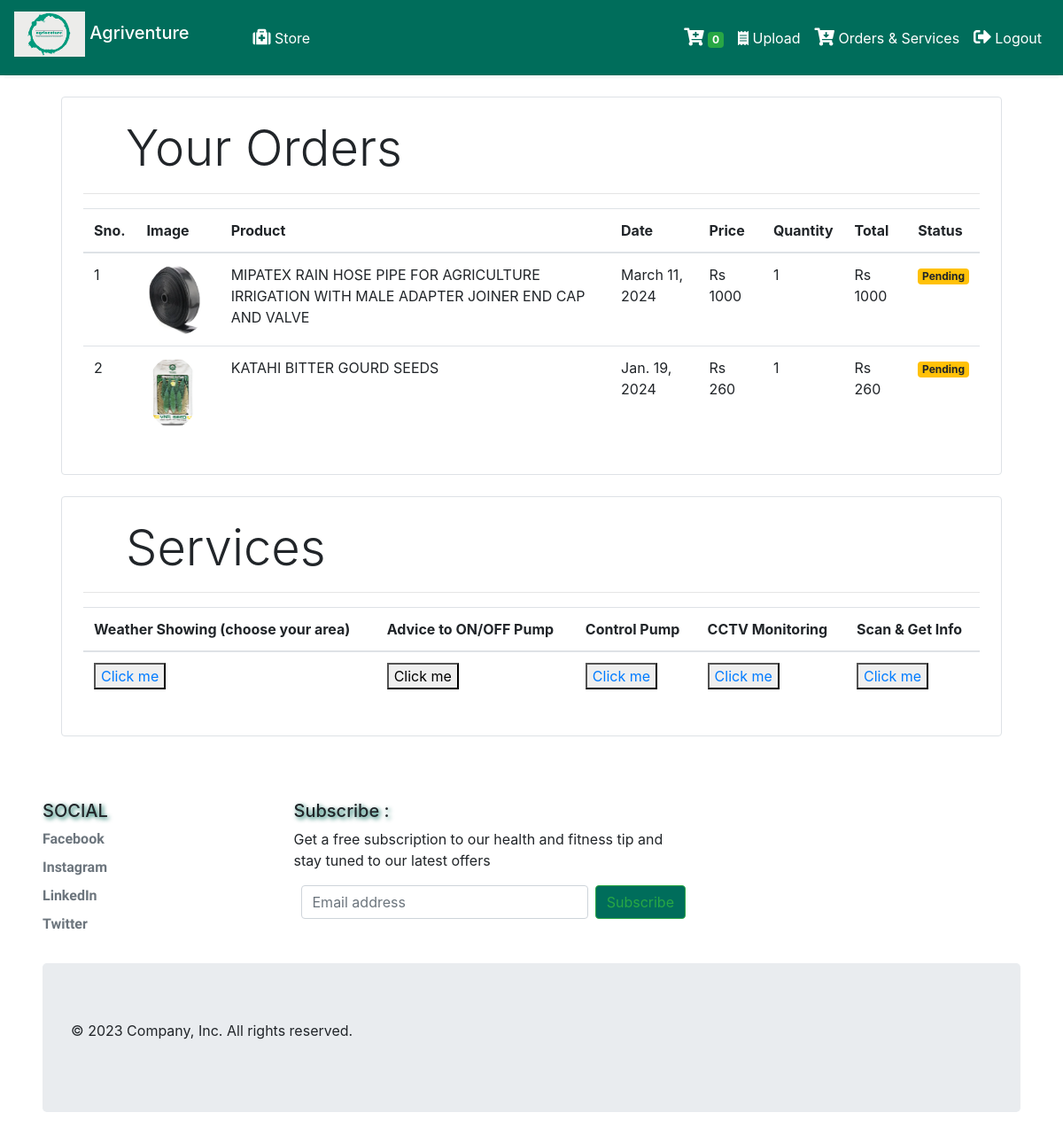
The app's page /orders (signed in) with its own data.
### store/models/orders.py (models this page shows, shortened)
class Order(models.Model):
    product = models.ForeignKey(Products,
                                on_delete=models.CASCADE)
    customer = models.ForeignKey(Customer,
                                 on_delete=models.CASCADE)
    quantity = models.IntegerField(default=1)
    price = models.IntegerField()
    address = models.CharField (max_length=50, default='', blank=True)
    phone = models.CharField (max_length=50, default='', blank=True)
    date = models.DateField (default=datetime.datetime.today)
    status = models.BooleanField (default=False)
    @staticmethod
    def get_orders_by_customer(customer_id):
        return Order.objects.filter(customer=customer_id).order_by('-date')

### store/models/product.py (models this page shows, shortened)
class Products(models.Model):
    name = models.CharField(max_length=260)
    price= models.IntegerField(default=0)
    category= models.ForeignKey(Category,on_delete=models.CASCADE,default=1 )
    description= models.CharField(max_length=500, default='')
    image= models.ImageField(upload_to='uploads/products/')

### store/middlewares/auth.py (the view)
    def middleware(request):
        print(request.session.get('customer'))
        returnUrl = request.META['PATH_INFO']
        print(request.META['PATH_INFO'])
        if not request.session.get('customer'):
           return redirect(f'login?return_url={returnUrl}')
        response = get_response(request)
        return response

### store/templatetags/custom_filter.py (called while the page is built)
@register.filter(name='currency')
def currency(number):
    return "Rs "+str(number)

@register.filter(name='multiply')
def multiply(number , number1):
    return number * number1

### store/views/orders.py (called while the page is built)
    def get(self , request ):
        customer = request.session.get('customer')
        orders = Order.get_orders_by_customer(customer)
        print(orders)
        return render(request , 'orders.html'  , {'orders' : orders})

### store/templates/orders.html (shortened to what this page needs)
{% extends 'base.html' %}
{% block content %}
{% load cart %}
{% load custom_filter %}
<div class="container">
   <div class="border rounded p-4 m-4">
        <p class="display-4 pl-4 ml-4">Your Orders</p>
        <hr>
        <table class="table">
            <thead>
                <tr>
                    <th>Sno.</th>
                    <th>Image</th>
                    <th>Product</th>
                    <th>Date</th>
                    <th>Price</th>
                    <th>Quantity</th>
                    <th>Total</th>
                    <th>Status</th>
                </tr>
            </thead>
            <tbody>
                {% for order in orders %}
                <tr>
                    <td>{{forloop.counter}}</td>
                    <td><img style="height: 80px;" class="rounded-circle" src="{{order.product.image.url}}" alt=""></td>
                    <td>{{order.product.name}}</td>
                    <td>{{order.date}}</td>
                    <td>{{order.price|currency}}</td>
                    <td>{{order.quantity}}</td>
                    <td>{{order.quantity|multiply:order.price|currency}}</td>
                    {% if order.status %}
                    <td><small class="badge badge text-white" style="background-color:#006d5b">Completed</small></td>
                    {%else%}
                    <td><small class="badge badge-warning">Pending</small></td>
                    {% endif %}
                </tr>
                {% endfor %}
            </tbody>
        </table>
   </div>
</div>
<div class="container">
   <div class="border rounded p-4 m-4">
        <p class="display-4 pl-4 ml-4">Services</p>
        <hr>
        <table class="table">
            <thead>
                <tr>
                    <th>Weather Showing (choose your area)</th>
                    <th>Advice to ON/OFF Pump</th>
                    <th>Control Pump</th>
                    <th>CCTV Monitoring</th>
                    <th>Scan & Get Info</th>
                </tr>
            </thead>
            <tbody>
                <tr>
                    <td>
                        <button><a href="https://www.google.com/search?q=weather+today&rlz=1C1RXQR_enIN1007IN1007&oq=weather+today++&gs_lcrp=EgZjaHJvbWUqCAgAEEUYOBg7MggIABBFGDgYOzIICAEQRRgnGDsyDggCEEUYJxg7GIAEGIoFMgYIAxBFGEAyCggEEAAYkgMYgAQyDQgFEAAYkgMYgAQYigUyDQgGEAAYgwEYsQMYgAQyDwgHEAAYFBiHAhixAxiABNIBCTE0ODI5ajBqNKgCALACAA&sourceid=chrome&ie=UTF-8">Click me</a></button>
                    </td>
                    <td>
                        <button id="clickMeButton" onclick="showCaptureButton()">Click me</button>
                    </td>
                    <td>
                        <button><a href="https://messages.google.com/web/conversations">Click me</a></button>
                    </td>
                    <td>
                        <button><a href="https://www.earthcam.com/usa/louisiana/neworleans/bourbonstreet/?cam=bourbonstreet">Click me</a></button>
                    </td>
                    <td>
                        <button><a href="https://lens.google.com/search?p=AbrfA8qbPNJs9CNJC7feTgBdKq8SBt6dZmXLbc3UCEXGSpqAS85L&plm=ChAIDxIMCOfJu68GEOjvj6ECChAIGRIMCOfJu68GEOj0t6ECChAIGhIMCOfJu68GENiLwKEC">Click me</a></button>
                    </td>
                </tr>
            </tbody>
        </table>
   </div>
</div>
{% endblock %}

### store/templates/base.html (shortened to what this page needs)
<!doctype html>
<html lang="en">
<head>
  {% load static %}
  <link rel="stylesheet" href="https://maxcdn.bootstrapcdn.com/bootstrap/4.0.0/css/bootstrap.min.css"
>
  <link rel="stylesheet" href="https://cdnjs.cloudflare.com/ajax/libs/font-awesome/4.7.0/css/font-awesome.min.css">
</head>
<body>
<nav class="one-edge-shadow navbar navbar-dark sticky-top navbar navbar-expand-lg text-white"> <a class="navbar-brand ms-3 h1" href="/"><link rel="stylesheet" href="https://use.fontawesome.com/releases/v5.7.0/css/all.css">
    {% load static %}
    <img src="{% static 'img/agriventure.png' %}" alt="Logo" style="width:80px;height:80px,color:#ffffff;">  Agriventure</a>
    <div class="collapse navbar-collapse" id="navbarSupportedContent">
      <ul class="navbar-nav mr-auto">
        <li class="nav-item active">
          <a class="nav-link mx-5" href="/store"><i class="fa fa-medkit" style="font-size:20px;color:white"></i> Store <span class="sr-only">(current)</span></a>
        </li>
          </ul>
      <ul class=" navbar-nav my-2 my-lg-0">
        <li class="nav-item active">
          <a class="nav-link" href="/cart"><i class="fa fa-cart-plus" style="font-size:20px;color:white"></i>
            <span class="badge badge-success">{{request.session.cart.keys|length}}</span>
            <span class="sr-only">(current)</span></a>
        </li>
        {% if request.session.customer %}
        <li class="nav-item active">
          <a class="nav-link" href="/upload"><i class="fa fa-receipt" style="color: #fafafa;"></i> Upload</a>
        </li>
        <li class="nav-item active ">
          <a class="nav-link" href="/orders"><i class="fa fa-cart-arrow-down" style="font-size:20px;color:white"></i> Orders & Services<span class="sr-only">(current)</span></a>
        </li>
        <li class="nav-item active ">
          <a class="nav-link" href="/logout"><i class="fa fa-sign-out-alt" style="font-size:20px;color:white"></i> Logout<span class="sr-only">(current)</span></a>
        </li>
        {% endif %}
      </ul>
    </div>
  </nav>
  {% block content %}   {% endblock %}
  <footer class="py-5 mx-5">
    <div class="row"  >
      <div class="col-6 col-md-2 mb-3">
        <h5 style="text-shadow: 2px 2px 5px #006d5b;">SOCIAL</h5>
        <ul class="nav flex-column">
          <li class="nav-item mb-2"><a href="#" class="nav-link p-0 text-muted" style="font-family: 'Sofia', sans-serif; font-weight: bold;">Facebook</a></li>
          <li class="nav-item mb-2"><a href="#" class="nav-link p-0 text-muted" style="font-family: 'Sofia', sans-serif; font-weight: bold;">Instagram</a></li>
          <li class="nav-item mb-2"><a href="#" class="nav-link p-0 text-muted" style="font-family: 'Sofia', sans-serif; font-weight: bold;">LinkedIn</a></li>
          <li class="nav-item mb-2"><a href="#" class="nav-link p-0 text-muted" style="font-family: 'Sofia', sans-serif; font-weight: bold;">Twitter</a></li>
        </ul>
      </div>
      <div class="col-md-5 offset-md-1 mb-3">
        <form>
          <h5 style="text-shadow: 2px 2px 5px #006d5b;">Subscribe :</h5>
          <p>Get a free subscription to our health and fitness tip and stay tuned to our latest offers</p>
          <div class="d-flex flex-column flex-sm-row w-100 gap-2">
            <input id="newsletter1" type="text" class="form-control mx-2" placeholder="Email address">
            <button class="btn btn-outline-success" style="background-color:#006d5b" type="button">Subscribe</button>
          </div>
        </form>
      </div>
    </div>
    <div class="jumbotron jumbotron">
      <p>&copy; 2023 Company, Inc. All rights reserved.</p>
    </div>
  </footer>
</body>
</html>

### store/templates/base.html (style rules this page uses)
nav { background-color: #006d5b; }
.one-edge-shadow { box-shadow: 0 8px 2px -5px rgb(246, 245, 245); }
.nav-link:after { background: none repeat scroll 0 0 transparent; bottom: 0; content: ""; display: block; height: 2px; left: 50%; position: absolute; background: #fff; transition: width 0.4s ease 0s, left 0.4s ease 0s; width: 0; }

### records on screen
Order: product.image (picture), product.name "MIPATEX RAIN HOSE PIPE FOR AGRICULTURE IRRIGATION WITH MALE ADAPTER JOINER END CAP AND VALVE", date "March 11, 2024", price "Rs 1000", quantity "1", quantity|multiply "Rs 1000", status "Pending"
Order: product.image (picture), product.name "KATAHI BITTER GOURD SEEDS", date "Jan. 19, 2024", price "Rs 260", quantity "1", quantity|multiply "Rs 260", status "Pending"

### other values on screen
{{ request.session.cart.keys|length }} "0"
